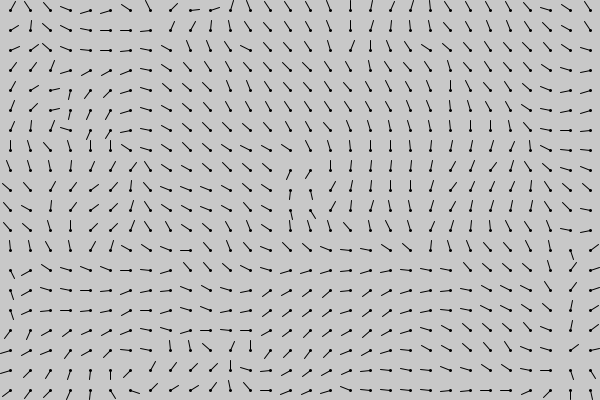
Frame 1 (no input)
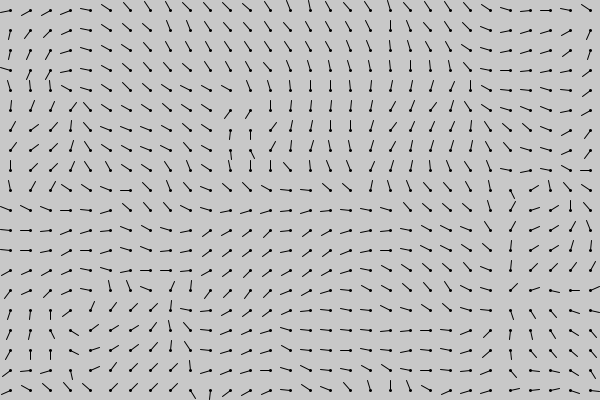
Frame 60 (the mouse pressed at the canvas centre just before this capture)
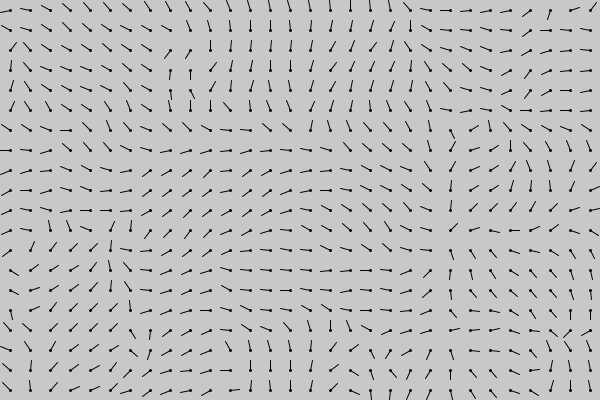
Frame 120 (the mouse held since frame 60 and released just before this capture)

The Processing sketch that drew these frames (run headless with seeded random() and noise(); from frame 60 on, the mouse is pressed at the canvas centre):

// Processing sketch: vf_0
// ── vf_0.pde
VectorField vf;

void setup() {
  size(600, 400);
  vf = new VectorField(30, 20);
}

void draw() {
  background(200);
  vf.draw();
}


// ── VectorField.pde
class VectorField {

  PVector[][] v;
  float l = 10;

  VectorField(int dimX, int dimY) {
    v = new PVector[dimX][dimY];
    for (int i = 0; i < v.length; i++) {
      for (int j = 0; j < v[0].length; j++) {
        v[i][j] = new PVector();
      }
    }
    initVectors();
  }

  void initVectors() {
    float sc = 0.01;
    float dx = width/v.length;
    float dy = height/v[0].length;
    for (int i = 0; i < v.length; i++) {
      for (int j = 0; j < v[0].length; j++) {
        float x = (i+.5)*dx+frameCount;
        float y = (j+.5)*dy+frameCount;
        v[i][j].set(noise(x*sc, y*sc)-.5, noise((width+x)*sc, y*sc)-.5);
        v[i][j].normalize();
      }
    }
  }

  void draw() {
    initVectors();
    float dx = width/v.length;
    float dy = height/v[0].length;
    for (int i = 0; i < v.length; i++) {
      for (int j = 0; j < v[0].length; j++) {
        strokeWeight(3);
        point((i+.5)*dx, (j+.5)*dy);
        strokeWeight(1);
        line((i+.5)*dx, (j+.5)*dy, (i+.5)*dx+v[i][j].x*l, (j+.5)*dy+v[i][j].y*l);
      }
    }
  }
}
